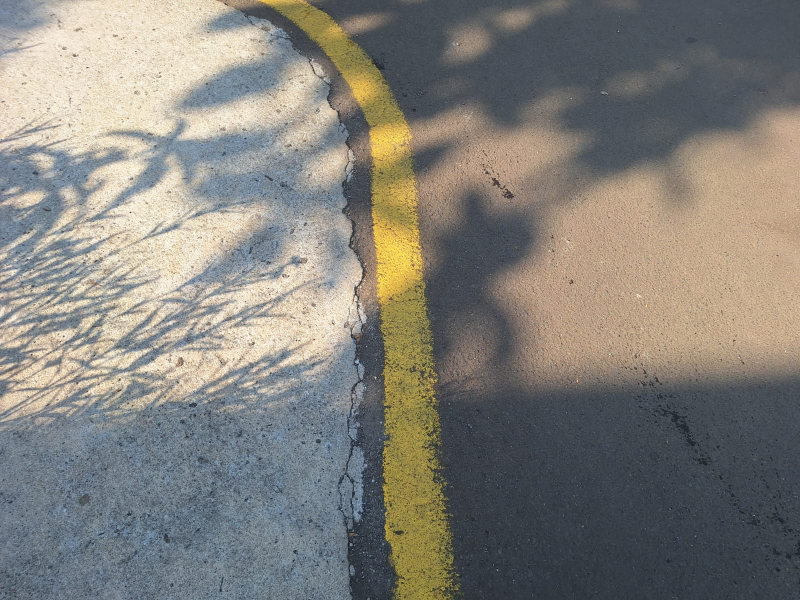
#> input picture WhatsApp Image 2025-05-07 at 09.51.21_25d343e4.jpg, 1600 x 1200 px, given in place of WhatsApp Video 2025-05-07 at 09.51.21_74c3f56a.mp4, which was not available (shown at 1/2 size)
$ python line_detector.py
#> lines starting #> are read from the running program, lines starting #| are printed output that depends on the picture; after the words box and inside, x2 and y2 are one past the last pixel; in counts of white or black regions, pixels touching at a corner belong together; pictures that were not available may be replaced by others from this repository, and a replacement may not be noted
import cv2
import numpy as np
from modules.pid import PIDController
from collections import deque

class KalmanCentroidPredictor:
    def __init__(self):
        self.kalman = cv2.KalmanFilter(4, 2)
        self.kalman.measurementMatrix = np.array([[1, 0, 0, 0],
                                                   [0, 1, 0, 0]], np.float32)
        self.kalman.transitionMatrix = np.array([[1, 0, 1, 0],
                                                 [0, 1, 0, 1],
                                                 [0, 0, 1, 0],
                                                 [0, 0, 0, 1]], np.float32)
        self.kalman.processNoiseCov = np.eye(4, dtype=np.float32) * 0.03

    def predict(self):
        return self.kalman.predict()

    def correct(self, centroid):
        measured = np.array([[np.float32(centroid[0])],
                             [np.float32(centroid[1])]])
        return self.kalman.correct(measured)

kalman_filter = KalmanCentroidPredictor()
centroid_history = deque(maxlen=5)  # simpan 5 posisi terakhir

kernel = np.ones((3, 3), np.uint8)

h_min, s_min, v_min = 21, 7, 10
h_max, s_max, v_max = 38, 200, 255

# Open the default camera
cam = cv2.VideoCapture(r"WhatsApp Video 2025-05-07 at 09.51.21_74c3f56a.mp4")

# Get the default frame width and height
frame_width = int(cam.get(cv2.CAP_PROP_FRAME_WIDTH))
frame_height = int(cam.get(cv2.CAP_PROP_FRAME_HEIGHT))

area_min = 50  # bisa disesuaikan
area_max = 10000  # batas maksimum kontur (misalnya noise besar seperti cahaya)

while True:
    ret, frame = cam.read()
#> frame is the input picture: shape (1200, 1600, 3); mean B, G, R 122.5, 128.7, 131.2

    # Write the frame to the output file
    # out.write(frame)
    frame = cv2.resize(frame, (640, 480))
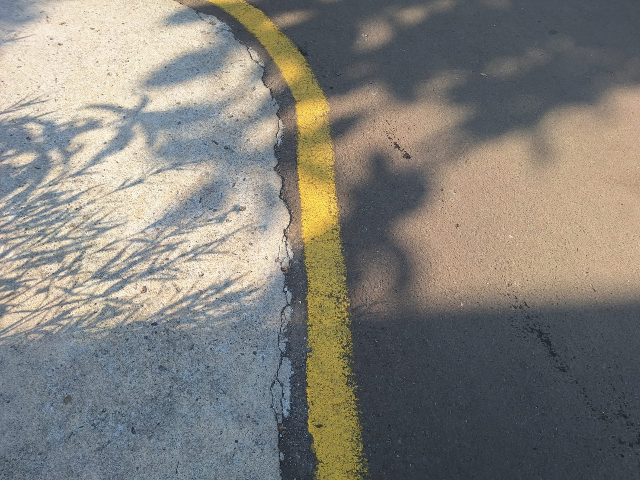
#> frame: shape (480, 640, 3); mean B, G, R 122.4, 128.6, 131.1

    roi = frame[300:480, 160:480]
    hsv = cv2.cvtColor(roi, cv2.COLOR_BGR2HSV)
#> hsv: shape (180, 320, 3); mean H, S, V 90.7, 61.4, 108
    # gray = cv2.cvtColor(frame, cv2.COLOR_BGR2GRAY)

    # Buat mask berdasarkan nilai HSV
    lower_hsv = np.array([h_min, s_min, v_min])
    upper_hsv = np.array([h_max, s_max, v_max])
    mask = cv2.inRange(hsv, lower_hsv, upper_hsv)
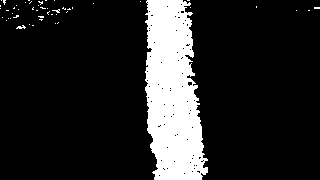
#> mask: shape (180, 320); 15% white; 49 white regions (47 under 20 px), largest, box (x1, y1, x2, y2) and area: (145, 0, 208, 180) 8443, (16, 25, 26, 29) 22

    mask = cv2.morphologyEx(mask, cv2.MORPH_OPEN, kernel)   # hilangkan noise kecil
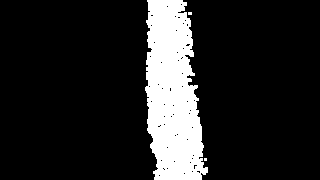
#> mask: shape (180, 320); 14.4% white; 3 white regions (2 under 20 px), largest, box (x1, y1, x2, y2) and area: (145, 0, 208, 180) 8301
    mask = cv2.morphologyEx(mask, cv2.MORPH_CLOSE, kernel)  # isi lubang kecil
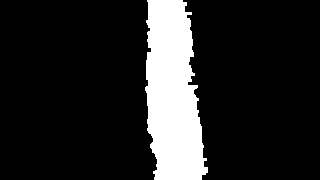
#> mask: shape (180, 320); 14.7% white; 1 white region

    result = cv2.bitwise_and(roi, roi, mask=mask)
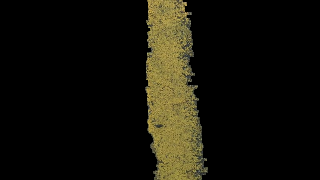
#> result: shape (180, 320, 3); mean B, G, R 9.7, 18.1, 19.8

    filtered_contours = []
    contours, _ = cv2.findContours(mask, cv2.RETR_EXTERNAL, cv2.CHAIN_APPROX_SIMPLE)
#> contours = 1 contour; box (x1, y1, x2, y2) and area: (145, 0, 208, 180) 8224
    centroid = None

    for cnt in contours:
        area = cv2.contourArea(cnt)
        if area_min < area < area_max:
            filtered_contours.append(cnt)
#> this loop made 1 pass
#> area on pass 1: 8224
#> after the loop, filtered_contours has the same summary as contours

    cv2.drawContours(result, filtered_contours, -1, (0, 0, 255), 2)
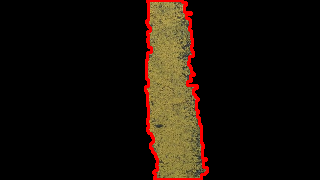
#> result: shape (180, 320, 3); 2.73% of pixels changed, all inside (x1, y1, x2, y2) = (144, 0, 209, 180)

    if filtered_contours:
        # cv2.drawContours(result, filtered_contours, -1, (0, 0, 255), 2)  # merah, tebal 2 piksel
        largest = max(filtered_contours, key=cv2.contourArea)
#> largest = contour of 186 points, box (x1, y1, x2, y2) (145, 0, 208, 180), area 8224
        M = cv2.moments(largest)
#> M = moments, m00 8224, centre m10/m00, m01/m00 = (172.3, 93.6)
        if M["m00"] != 0:
            cx = int(M["m10"] / M["m00"])
#> cx = 172
            cy = int(M["m01"] / M["m00"])
#> cy = 93
            centroid = (cx, cy)
#> centroid = (172, 93)

            # Simpan ke buffer history
            centroid_history.append(centroid)

            # Gambar titik hijau: aktual
            cv2.circle(roi, centroid, 5, (0, 255, 0), -1)
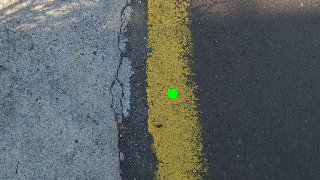
#> roi: shape (180, 320, 3); mean B, G, R 97.2, 97.9, 91.7

    # Jika ada cukup data di buffer (minimal 3–5), gunakan rata-rata untuk koreksi
    if len(centroid_history) >= 3:
        avg_cx = int(np.mean([pt[0] for pt in centroid_history]))
        avg_cy = int(np.mean([pt[1] for pt in centroid_history]))
        kalman_filter.correct((avg_cx, avg_cy))

    predicted = kalman_filter.predict()
    pred_pt = (int(predicted[0]), int(predicted[1]))

    cv2.circle(roi, pred_pt, 5, (255, 0, 0), -1)  # Biru = prediksi
#> roi: shape (180, 320, 3); 0.05% of pixels changed, all inside (x1, y1, x2, y2) = (0, 0, 6, 6)

    cv2.imshow("ROI", roi)
    cv2.imshow("Mask", mask)
    cv2.imshow("Filtered", result)

    frame[300:480, 160:480] = roi
#> frame: shape (480, 640, 3); 0.03% of pixels changed, all inside (x1, y1, x2, y2) = (160, 300, 338, 399)
    cv2.imshow("Input Camera", frame)

    # Press 'q' to exit the loop
    if cv2.waitKey(10) == ord('q'):
#> (key q is pressed here)
        break

# Release the capture and writer objects
cam.release()
# out.release()
cv2.destroyAllWindows()
